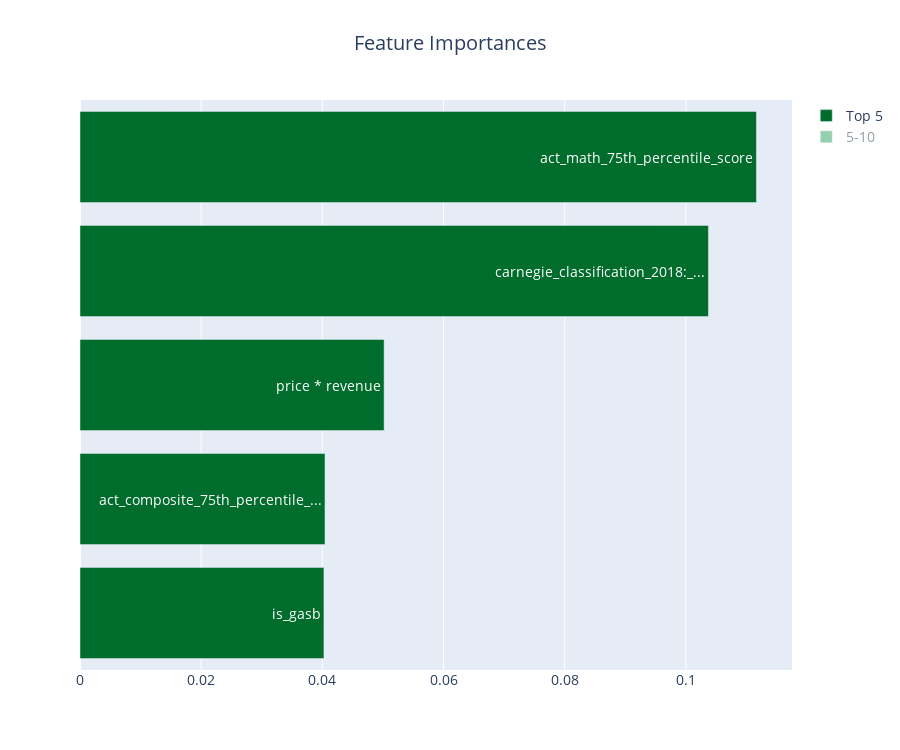

Notebook cell for this chart:
### Markdown cell above
## <center>Major Influences on Graduation Rate</center>

### Code cell
fig = go.Figure()

fig.add_trace(go.Bar(
    x=top_ten_val[:5],
    y=top_ten_cat[:5],
    orientation='h',
    text = y_names[:5],
    visible='legendonly',
    name='5-10', legendrank=2,
    marker_color=sequential[3]
))

fig.add_trace(go.Bar(
    x=top_ten_val[5:],
    y=top_ten_cat[5:],
    orientation='h',
    text = y_names[5:],
    name='Top 5', legendrank=1,
    marker_color=sequential[4]
))





fig.update_layout(
    title='Feature Importances',
    title_x = 0.5,
    height=750,
    font=dict(size=14),
    yaxis={
        'showticklabels': False
    },
)

### Figure 1 — Plotly figure (JSON) as saved in the notebook; plotly's stock layout.template omitted (floating-point values rounded to 4 significant figures)
{"data": [{"legendrank": 2, "marker": {"color": "#2ca25f"}, "name": "5-10", "orientation": "h", "text": ["government_grants_and_contract...", "parent/child_indicator_-_finan...", "grand_total_age_25_and_over_is...", "sat_math_75th_percentile_score...", "act_composite_75th_percentile_..."], "type": "bar", "visible": "legendonly", "x": [0.01678, 0.02034, 0.02279, 0.03009, 0.03013], "y": ["government_grants_and_contracts_as_a_percent_of_core_revenues", "parent/child_indicator_-_finance_Partial child record - reports revenues/expenses. Assets/liabilties reported with parent", "grand_total_age_25_and_over_isnan", "sat_math_75th_percentile_score_isnan", "act_composite_75th_percentile_score"]}, {"legendrank": 1, "marker": {"color": "#006d2c"}, "name": "Top 5", "orientation": "h", "text": ["is_gasb", "act_composite_75th_percentile_...", "price * revenue", "carnegie_classification_2018:_...", "act_math_75th_percentile_score"], "type": "bar", "x": [0.04026, 0.04044, 0.0502, 0.1037, 0.1116], "y": ["is_gasb", "act_composite_75th_percentile_score_isnan", "price * revenue", "carnegie_classification_2018:_basic_Tribal Colleges", "act_math_75th_percentile_score"]}], "layout": {"font": {"size": 14}, "height": 750, "title": {"text": "Feature Importances", "x": 0.5}, "yaxis": {"showticklabels": false}}}
